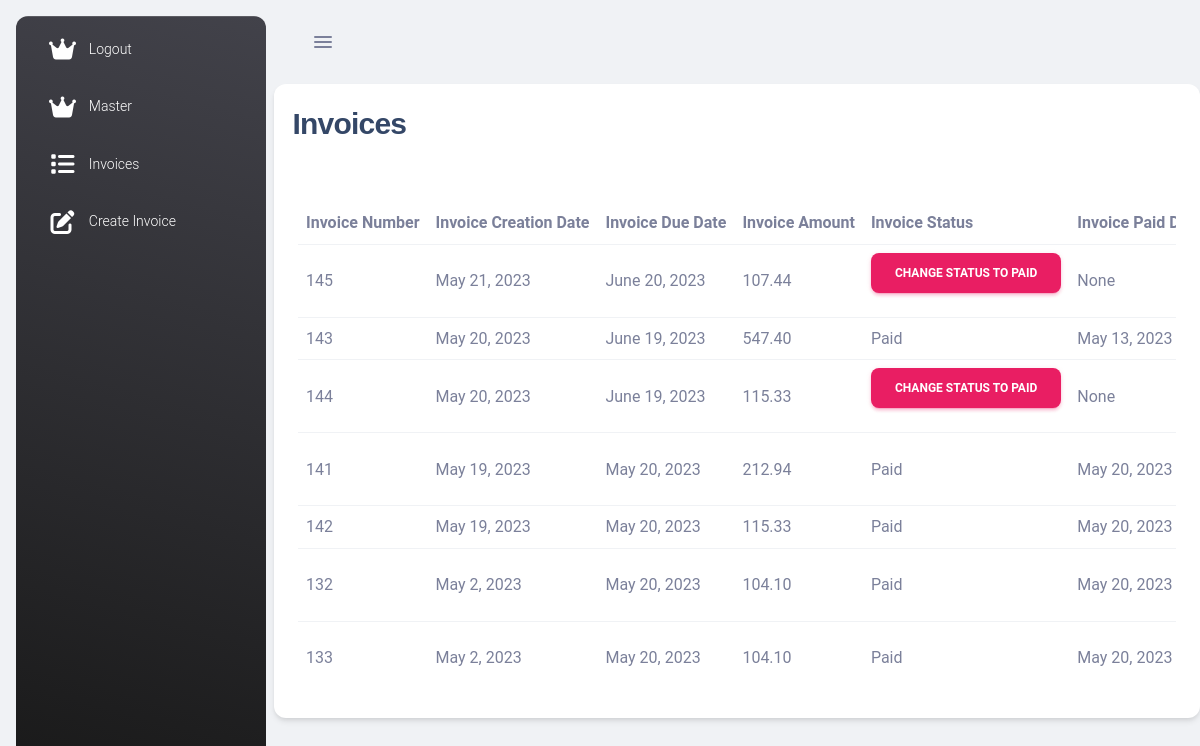
The page /ls (signed in) on the database as committed earlier.
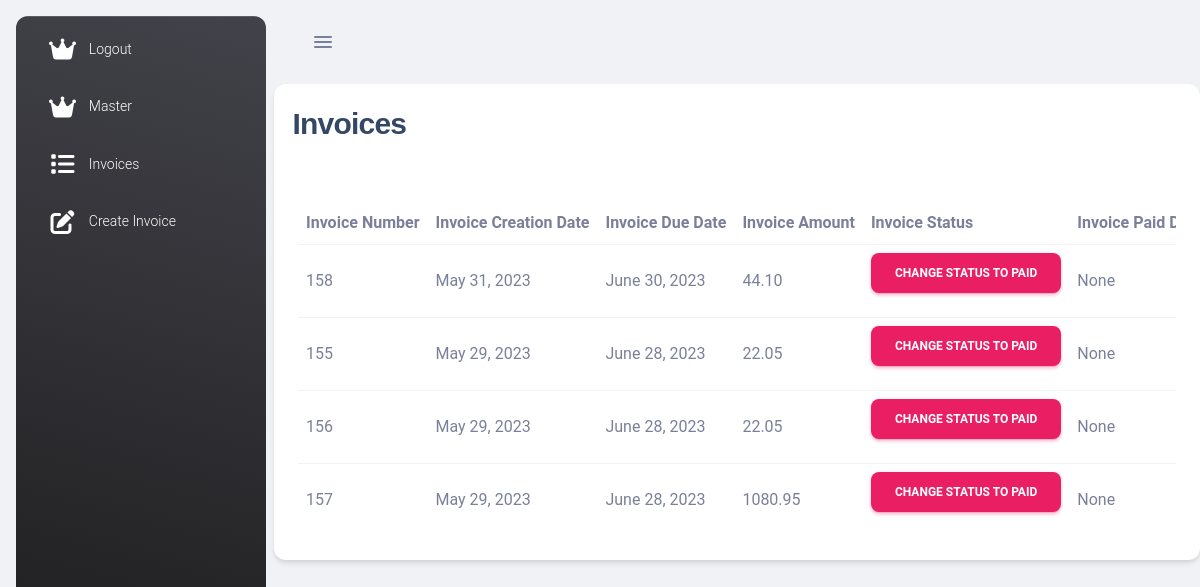
The same page on the database as committed later.
### invoice/models.py (models this page shows, shortened)
class Invoice(models.Model):
    invoiceNumber = models.AutoField(primary_key= True)
    invoiceDate = models.DateField()
    status = models.BooleanField(default =  False)
    amount = models.DecimalField(max_digits=10, decimal_places=4)
    userId = models.ForeignKey(User,on_delete=models.CASCADE)
    mainCompany = models.ForeignKey(MainCompany, on_delete=models.CASCADE)
    invoiceLink = models.CharField(max_length=2000,blank = True)
    invoiceDueDate =  models.DateField(blank = True,null=True)
    invoicePaidDate = models.DateField(blank = True,null = True)
    mailSent = models.BooleanField(default = False)

### invoice/views.py (the view)
# urls.py: path('ls',listInvoices,name= "listInvoices"),
def listInvoices(request):
    invoices = Invoice.objects.filter(userId = request.user.id).order_by('-invoiceDate')
    return render(request,'listInvoice.html',context = {"invoices":invoices})

### invoice/templatetags/invoice_extras.py (called while the page is built)
@register.filter
def getStringValue(value):
    if value:
        return "Paid"
    return "Due"

### invoice/templates/listInvoice.html (shortened to what this page needs)
{% extends 'base/base.html' %}
{% load invoice_extras %}
{% load mathfilters %}
{% block content %}
<div class = "card">
    <div class = "card-title" style = "padding:2%;">
        <h3 class = "h3"> Invoices </h3>
    </div>
    <div class="card-body">
        <div class="table-responsive">
            <table class = "table align-items-center mb-0">
                <tr>
                    <th>
                        Invoice Number
                    </th>
                    <th>
                        Invoice Creation Date
                    </th>
                    <th>
                        Invoice Due Date
                    </th>
                    <th>
                        Invoice Amount
                    </th>
                    <th>
                        Invoice Status
                    </th>
                    <th>
                        Invoice Paid Date
                    </th>
                </tr>
                {% for invoice in invoices %}
                <tr>
                    <td>
                        {{invoice.invoiceNumber|add:100}}
                    </td>
                    <td>
                        {{invoice.invoiceDate}}
                    </td>
                    <td>
                        {{invoice.invoiceDueDate}}
                    </td>
                    <td>
                        {{invoice.amount|floatformat:2}}
                    </td>
                    <td>
                        {% if invoice.status %}
                            {{invoice.status|getStringValue}}
                            {% else %}
                            <button class = "btn btn-primary" data-bs-toggle="modal" data-bs-target="#paidDate" onclick = "selectInv('{{invoice.invoiceNumber}}')"> Change status to paid </button>
                        {% endif %}
                    </td>
                    <td>
                        {{invoice.invoicePaidDate}}
                    </td>
                </tr>
                {% endfor %}
            </table>
        </div>
    </div>
</div>
{% endblock %}

### templates/base/base.html (shortened to what this page needs)
{% load static %}
<!DOCTYPE html>
<html lang="en">
    <head>
        {% include 'base/css.html' %}
    </head>
    <body {% include 'base/dashboard_body_css.html' %} {% block other_body_css %}{% endblock other_body_css %}>
        {% include 'base/dashboard_sidebar.html' %}
        <main class="main-content position-relative border-radius-lg ">
            {% include 'base/dashboard_nav.html' %}
            {% block content %}{% endblock content %}
        </main>
    </body>
</html>

### templates/base/meta.html (shortened to what this page needs)
{% load static %}

### templates/base/css.html (shortened to what this page needs)
{% load static %}
<link href="{% static 'material_2_pro_assets/css/nucleo-icons.css' %}" rel="stylesheet" />
<link href="{% static 'material_2_pro_assets/css/nucleo-svg.css' %}" rel="stylesheet" />
<link id="pagestyle" href="{% static 'material_2_pro_assets/css/material-dashboard.min.css' %}" rel="stylesheet" />

### templates/base/dashboard_body_css.html
class="g-sidenav-show  bg-gray-200"

### templates/base/dashboard_sidebar.html
{% load static %}
<aside class="sidenav navbar navbar-vertical navbar-expand-xs border-0 border-radius-xl my-3 fixed-start ms-3   bg-gradient-dark" id="sidenav-main">
    <hr class="horizontal light mt-0 mb-2">
    <div class="collapse navbar-collapse  w-auto h-auto" id="sidenav-collapse-main">
        <ul class="navbar-nav">
            <li class="nav-item mb-2 mt-0">
                <a  href="{% url 'logout' %}" class="nav-link text-white" role="button" aria-expanded="false">
                <i class="fas fa-crown"></i>
                <span class="nav-link-text ms-2 ps-1">Logout</span>
                </a>
            </li>
            <li class="nav-item mb-2 mt-0">
                <a  href="{% url 'master' %}" class="nav-link text-white" role="button" aria-expanded="false">
                <i class="fas fa-crown"></i>
                <span class="nav-link-text ms-2 ps-1">Master</span>
                </a>
            </li>
            <li class="nav-item mb-2 mt-0">
                <a  href="{% url 'listInvoices' %}" class="nav-link text-white" role="button" aria-expanded="false">
                <i class="fas fa-list"></i>
                <span class="nav-link-text ms-2 ps-1">Invoices</span>
                </a>
            </li>
            <li class="nav-item mb-2 mt-0">
                <a  href="{% url 'invoice' %}" class="nav-link text-white" role="button" aria-expanded="false">
                <i class="fas fa-edit"></i>
                <span class="nav-link-text ms-2 ps-1">Create Invoice</span>
                </a>
            </li>
        </ul>
    </div>
</aside>

### templates/base/dashboard_nav.html (shortened to what this page needs)
<nav class="navbar navbar-main navbar-expand-lg position-sticky mt-4 top-1 px-0 mx-4 shadow-none border-radius-xl z-index-sticky" id="navbarBlur" data-scroll="true">
    <div class="container-fluid py-1 px-3">
        <div class = "row">
            <div class = "col-auto">
                <div class="sidenav-toggler sidenav-toggler-inner d-xl-block d-none ">
                    <a href="javascript:;" class="nav-link text-body p-0">
                        <div class="sidenav-toggler-inner">
                            <i class="sidenav-toggler-line"></i>
                            <i class="sidenav-toggler-line"></i>
                            <i class="sidenav-toggler-line"></i>
                        </div>
                    </a>
                </div>
            </div>
            <div class = "col-auto">
            </div>
            <div class = "col-12 mt-2">
            </div>
        </div>
    </div>
</nav>

### templates/base/js.html (shortened to what this page needs)
{% load static %}

Rows that differ between the two databases and show on the page:
removed Invoice: invoiceNumber|add "145", invoiceDate "May 21, 2023", invoiceDueDate "June 20, 2023", amount "107.44", invoicePaidDate "None"
removed Invoice: invoiceNumber|add "143", invoiceDate "May 20, 2023", invoiceDueDate "June 19, 2023", amount "547.40", status|getStringValue "Paid", invoicePaidDate "May 13, 2023"
removed Invoice: invoiceNumber|add "144", invoiceDate "May 20, 2023", invoiceDueDate "June 19, 2023", amount "115.33", invoicePaidDate "None"
removed Invoice: invoiceNumber|add "141", invoiceDate "May 19, 2023", invoiceDueDate "May 20, 2023", amount "212.94", status|getStringValue "Paid", invoicePaidDate "May 20, 2023"
removed Invoice: invoiceNumber|add "142", invoiceDate "May 19, 2023", invoiceDueDate "May 20, 2023", amount "115.33", status|getStringValue "Paid", invoicePaidDate "May 20, 2023"
removed Invoice: invoiceNumber|add "132", invoiceDate "May 2, 2023", invoiceDueDate "May 20, 2023", amount "104.10", status|getStringValue "Paid", invoicePaidDate "May 20, 2023"
removed Invoice: invoiceNumber|add "133", invoiceDate "May 2, 2023", invoiceDueDate "May 20, 2023", amount "104.10", status|getStringValue "Paid", invoicePaidDate "May 20, 2023"
added Invoice: invoiceNumber|add "158", invoiceDate "May 31, 2023", invoiceDueDate "June 30, 2023", amount "44.10", invoicePaidDate "None"
added Invoice: invoiceNumber|add "155", invoiceDate "May 29, 2023", invoiceDueDate "June 28, 2023", amount "22.05", invoicePaidDate "None"
added Invoice: invoiceNumber|add "156", invoiceDate "May 29, 2023", invoiceDueDate "June 28, 2023", amount "22.05", invoicePaidDate "None"
added Invoice: invoiceNumber|add "157", invoiceDate "May 29, 2023", invoiceDueDate "June 28, 2023", amount "1080.95", invoicePaidDate "None"
